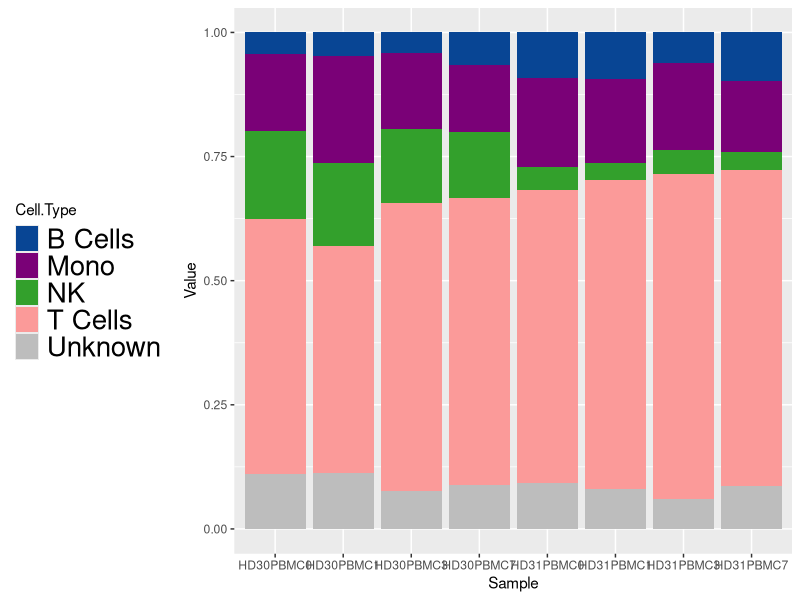
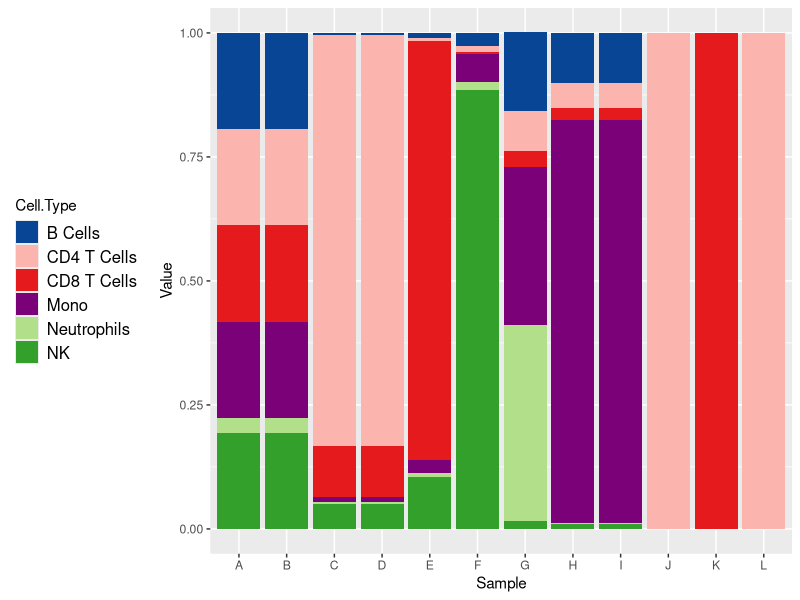
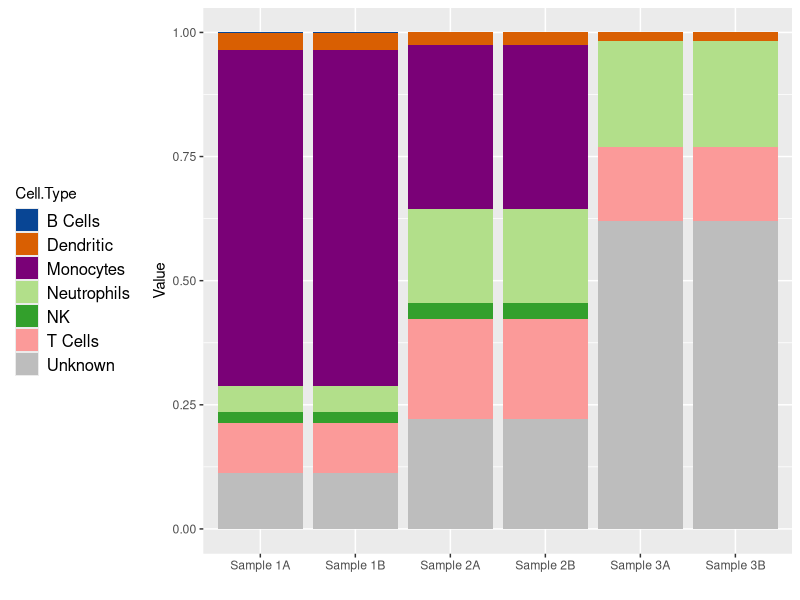

Write R code to recreate these figures, in order.
library(ggplot2)
library(RColorBrewer)

Hoek = read.table("UnrolledHoek.tsv", header = TRUE, sep = "\t")
Ascites = read.table("UnrolledAscitesDouble.tsv", header = TRUE, sep = "\t")
CellMixtures = read.table("UnrolledCellMix.tsv", header = TRUE, sep = "\t")

png("HoekHM.png",1000,1000)

ggplot(Hoek[order(Hoek$Cell.Type),], aes(fill=Cell.Type, y=Value, x=Sample)) + geom_bar(position = position_stack(), stat = "identity") + scale_fill_manual(values = c('#084594','#7a0177','#33a02c','#fb9a99','#bdbdbd')) + theme(legend.text = element_text(size = 20)) + theme(legend.position="left")

dev.off()
png("CellMixturesHM.png",1000,1000)

ggplot(CellMixtures[order(CellMixtures$Cell.Type),], aes(fill=Cell.Type, y=Value, x=Sample)) + geom_bar(position = position_stack(), stat = "identity") + scale_fill_manual(values = c('#084594','#fbb4ae','#e41a1c','#7a0177','#b2df8a','#33a02c','#fb9a99','#fdbf6f')) + theme(legend.text = element_text(size = 12)) + theme(legend.position="left")

dev.off()
png("AscitesHM.png",1000,1000)

ggplot(Ascites[order(Ascites$Cell.Type),], aes(fill=Cell.Type, y=Value, x=Sample)) + geom_bar(position = position_stack(), stat = "identity") + scale_fill_manual(values = c('#084594','#d95f02','#7a0177','#b2df8a','#33a02c','#fb9a99','#bdbdbd')) + theme(legend.text = element_text(size = 12)) + theme(legend.position="left") + xlab("")

dev.off()
